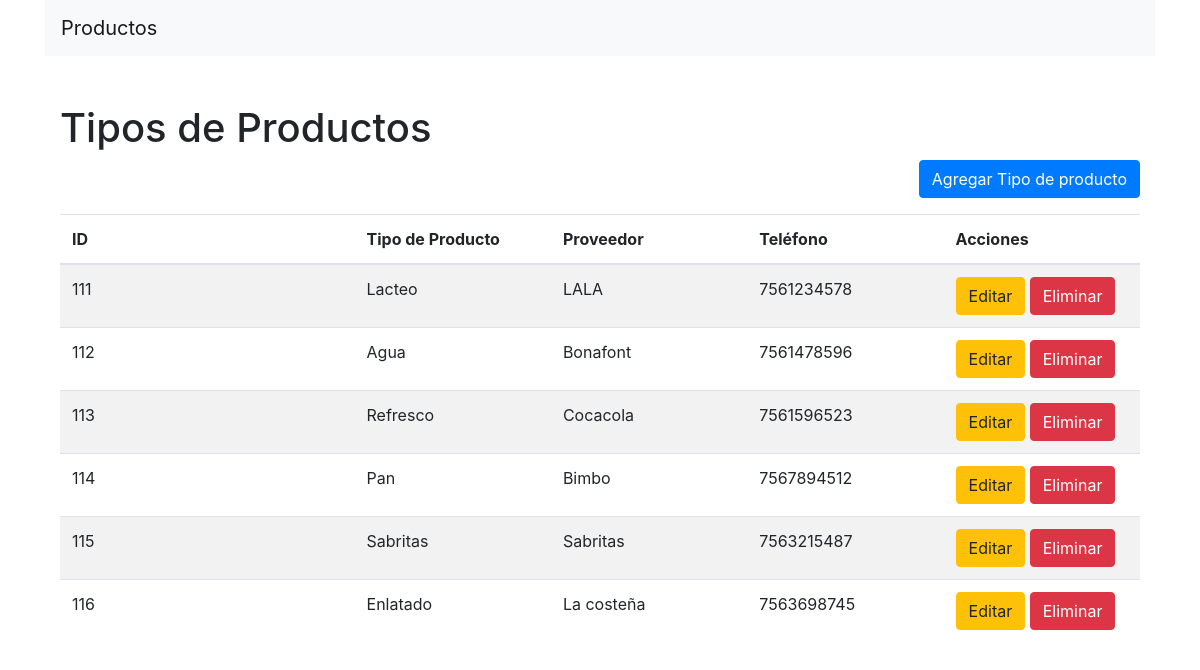
The page / on the database its author committed.
### tables this page shows
CREATE TABLE `proveedor` (
  `nit` varchar(20) NOT NULL,
  `razonS` varchar(100) NOT NULL,
  `dir` varchar(100) NOT NULL,
  `tel` varchar(20) NOT NULL
);

### Controller/proveedor.controller.php (called while the page is built, shortened)
<?php
require_once 'model/proveedor.php';
class ProveedorController{
    public function __CONSTRUCT(){
        $this->model = new proveedor();
    }
    public function Index(){
        require_once 'view/header.php';
        require_once 'view/proveedor/proveedor.php';
    }
}

### Model/database.php (called while the page is built)
<?php
class Database
{
    public static function Conectar()
    {
        $pdo = new PDO('mysql:host=localhost;dbname=mvc_php;charset=utf8', 'root', '');
        $pdo->setAttribute(PDO::ATTR_ERRMODE, PDO::ERRMODE_EXCEPTION);
        return $pdo;
    }
}

### Model/proveedor.php (called while the page is built, shortened)
<?php
class proveedor
{
	private $pdo;
	public function __CONSTRUCT()
	{
		try
		{
			$this->pdo = Database::Conectar();
		}
		catch(Exception $e)
		{
			die($e->getMessage());
		}
	}
	public function Listar()
	{
		try
		{
			$stm = $this->pdo->prepare("SELECT * FROM proveedor");
			$stm->execute();
			return $stm->fetchAll(PDO::FETCH_OBJ);
		}
		catch(Exception $e)
		{
			die($e->getMessage());
		}
	}
}

### View/proveedor/proveedor.php (the view, shortened to what this page needs)
<!DOCTYPE html>
<html lang="en">
<head>
    <link href="https://maxcdn.bootstrapcdn.com/bootstrap/4.0.0/css/bootstrap.min.css" rel="stylesheet">
</head>
<body>
<nav class="navbar navbar-expand-lg navbar-light bg-light">
    <a class="navbar-brand" href="?c=producto">Productos</a>
</nav>
<div class="container mt-5">
    <h1 class="page-header">Tipos de Productos</h1>
    <div class="text-right mb-3">
        <a class="btn btn-primary" href="?c=proveedor&a=Nuevo">Agregar Tipo de producto</a>
    </div>
    <table class="table table-striped">
        <thead>
            <tr>
                <th style="width:180px;">ID</th>
                <th style="width:120px;">Tipo de Producto</th>
                <th style="width:120px;">Proveedor</th>
                <th style="width:120px;">Teléfono</th>
                <th style="width:120px;">Acciones</th>
            </tr>
        </thead>
        <tbody>
        <?php foreach($this->model->Listar() as $r): ?>
            <tr>
                <td><?php echo $r->nit; ?></td>
                <td><?php echo $r->razonS; ?></td>
                <td><?php echo $r->dir; ?></td>
                <td><?php echo $r->tel; ?></td>
                <td>
                    <a class="btn btn-warning" href="?c=proveedor&a=Crud&nit=<?php echo $r->nit; ?>">Editar</a>
                    <a class="btn btn-danger" onclick="javascript:return confirm('¿Seguro de eliminar este registro?');" href="?c=proveedor&a=Eliminar&nit=<?php echo $r->nit; ?>">Eliminar</a>
                </td>
            </tr>
        <?php endforeach; ?>
        </tbody>
    </table>
</div>
</body>
</html>

### index.php (shortened to what this page needs)
<?php
  require_once 'model/database.php';
  if(!isset($_REQUEST['c']))
  {
    $controller = new $controller;
    $controller->Index();
  }

### View/header.php (shortened to what this page needs)
<!DOCTYPE html>
<html lang="es">
	<head>
        <link rel="stylesheet" href="diseño/css/bootstrap.min.css">
	</head>
    <body>
    <div class="container">

### rows shown on the page
proveedor: nit "111", razonS "Lacteo", dir "LALA", tel "7561234578"
proveedor: nit "112", razonS "Agua", dir "Bonafont", tel "7561478596"
proveedor: nit "113", razonS "Refresco", dir "Cocacola", tel "7561596523"
proveedor: nit "114", razonS "Pan", dir "Bimbo", tel "7567894512"
proveedor: nit "115", razonS "Sabritas", dir "Sabritas", tel "7563215487"
proveedor: nit "116", razonS "Enlatado", dir "La costeña", tel "7563698745"
